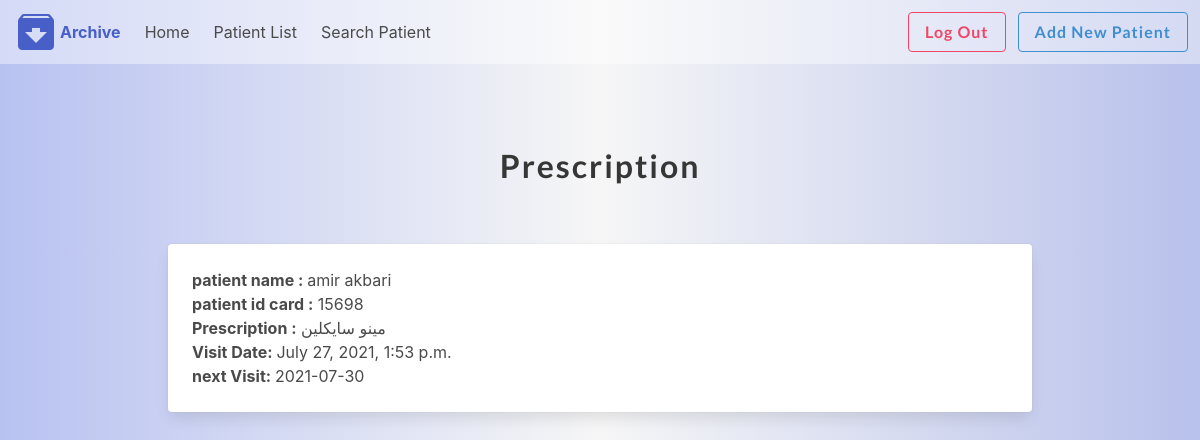
Screenshot of /patient/23/Prescription (signed in) with the database file from the repository.
### patienthistory/models.py (models this page shows, shortened)
class Patient(models.Model):
    drId = models.ForeignKey(User, on_delete=models.CASCADE, default=1)
    first_name = models.CharField(max_length=50, null=True, blank=True)
    last_name = models.CharField(max_length=50, null=True, blank=True)
    picture = models.ImageField(upload_to=user_directory_path, blank=True, null=True, verbose_name='Picture')
    phone = models.CharField(max_length=50, null=True, blank=True)
    about = models.TextField(max_length=300, null=True, blank=True)
    email = models.CharField(max_length=50, null=True, blank=True)
    Id_card_number = models.CharField(max_length=50, null=True, blank=True)
    location = models.CharField(max_length=50, null=True, blank=True)
    illness = models.CharField(max_length=50, null=True, blank=True)

class PatientHistory(models.Model):
    PatientId = models.ForeignKey(Patient, on_delete=models.CASCADE, blank=True, null=True)
    Prescription = models.TextField(max_length=300, null=True, blank=True)
    nextVisit = models.CharField(null=True, blank=True, max_length=30)
    picture = models.ImageField(upload_to=user_hitory_path, blank=True, null=True, verbose_name='Picture')
    VisitDate = models.DateTimeField(auto_now_add=True, blank=True)
    Description = models.TextField(max_length=300, null=True, blank=True)

### patienthistory/views.py (the view)
# urls.py: path('<history>/Prescription', views.Prescription, name='Prescription'),
@login_required
def Prescription(request, history):
    history = PatientHistory.objects.get(id=history)
    username = Patient.objects.get(id=history.PatientId_id)
    context = {'history': history,
               'username': username
               }
    return render(request, 'patienthistory/Prescription.html', context)

### patienthistory/templates/patienthistory/Prescription.html (shortened to what this page needs)
{% extends 'patienthistory/base.html' %}
{% block content %}
    <section class="section">
        <div class="container">
            <div class="columns is-mobile is-centered">
                <div class="column">
                    <br>
                    <div class="column">
                        <h1 class="title" style="text-align: center">
                            Prescription
                        </h1>
                    </div>
                    <section class="section">
                        <div class="container">
                            <div class="card">
                                <div class="card-content">
                                    <div class="content">
                                        <b> patient name : </b>{{ username.first_name }} {{ username.last_name }} <br>
                                        <b>patient id card :</b> {{ username.Id_card_number }} <br>
                                        <b>Prescription :</b> {{ history.Prescription }} <br>
                                        <b>Visit Date: </b> {{ history.VisitDate }} <br>
                                        {% if history.nextVisit %}
                                            <b>next Visit: </b> {{ history.nextVisit }}<br>
                                        {% endif %}
                                    </div>
                                </div>
                            </div>
                        </div>
                    </section>
                </div>
            </div>
        </div>
    </section>
{% endblock %}

### patienthistory/static/patienthistory/style.css (style rules this page uses)
body { margin: 0; }
h1 { font-family: 'Lato', sans-serif; font-weight: 300; letter-spacing: 2px; font-size: 48px; }

### rows the page displays
Patient: first_name "amir", last_name "akbari", Id_card_number "15698"
PatientHistory: Prescription "مینو سایکلین", VisitDate "July 27, 2021, 1:53 p.m.", nextVisit "2021-07-30"
